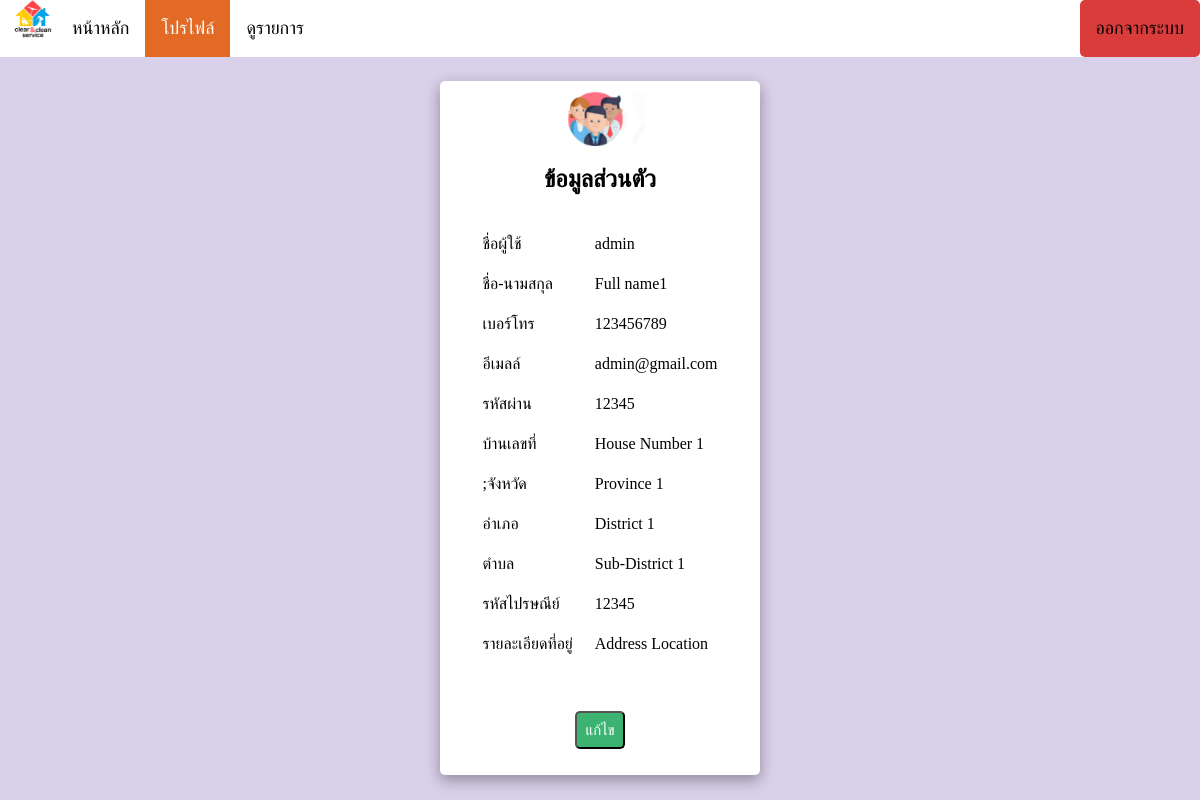
The app's page /Profile.php (signed in) with its own data.
### tables this page shows
CREATE TABLE `users` (
  `username` varchar(20) NOT NULL,
  `fullname` varchar(40) NOT NULL,
  `tel` varchar(10) NOT NULL,
  `email` varchar(40) NOT NULL,
  `pw` varchar(20) NOT NULL,
  `nbhome` varchar(20) NOT NULL,
  `province` varchar(20) NOT NULL,
  `district` varchar(20) NOT NULL,
  `subdistrict` varchar(20) NOT NULL,
  `post` int(5) NOT NULL,
  `addressLocation` varchar(100) NOT NULL
);

### Profile.php (the view, shortened to what this page needs)
<?php
$objConnect = mysqli_connect("localhost","root","")or die("Can't connect to database");
mysqli_query($objConnect, "SET NAMES utf8");
$strSQL = "SELECT * FROM users WHERE username = '".$_SESSION['username']."' ";
$objQuery = mysqli_query($objConnect, $strSQL);
$objResult = mysqli_fetch_array($objQuery);
?>
<html>
    <head>
        <link rel="stylesheet" href="css/styles-Data.css">
    </head>
    <body>
        <div class="navbar">
            <img src="pic/poto.png" width="4%" style="float: left; padding-left: 8">
            <a href="index.php">หน้าหลัก</a>
            <a class="active" href="Profile.php">โปรไฟล์</a>
            <a href="History.php">ดูรายการ</a>
            <a class="buttonExit" href="logout.php" style="float: right;">ออกจากระบบ</a>
        </div>
        <div class="frame">
            <form method="get" action="ProfileEdit.php">
                <img src="pic/user.jpg" class="imgLogo">
                <h2>ข้อมูลส่วนตัว</h2>
                <table>
                    <tr>
                        <td>ชื่อผู้ใช้</td>
                        <td><?php echo $objResult["username"];?></td>
                    </tr>
                    <tr>
                        <td>ชื่อ-นามสกุล</td>
                        <td><?php echo $objResult["fullname"];?></td>
                    </tr>
                    <tr>
                        <td>เบอร์โทร</td>
                        <td><?php echo $objResult["tel"];?></td>
                    </tr>
                    <tr>
                        <td>อีเมลล์</td>
                        <td><?php echo $objResult["email"];?></td>
                    </tr>
                    <tr>
                        <td>รหัสผ่าน</td>
                        <td><?php echo $objResult["pw"];?></td>
                    </tr>
                    <tr>
                        <td>บ้านเลขที่</td>
                        <td><?php echo $objResult["nbhome"];?></td>
                    </tr>
                    <tr>
                        <td>;จังหวัด</td>
                        <td><?php echo $objResult["province"];?></td>
                    </tr>
                    <tr>
                        <td>อำเภอ</td>
                        <td><?php echo $objResult["district"];?></td>
                    </tr>
                    <tr>
                        <td>ตำบล</td>
                        <td><?php echo $objResult["subdistrict"];?></td>
                    </tr>
                    <tr>
                        <td>รหัสไปรษณีย์</td>
                        <td><?php echo $objResult["post"];?></td>
                    </tr>
                    <tr>
                        <td>รายละเอียดที่อยู่</td>
                        <td><?php echo $objResult["addressLocation"];?></td>
                    </tr>
                </table>
                <br><br>
                <button class="buttonConfirm" type="submit">แก้ไข</button>
            </form>
        </div>
    </body>
</html>

### css/styles-Data.css (style rules this page uses)
html, body { background-color: rgb(217, 208, 233); margin: 0; padding: 0; }
.navbar { background-color: white; overflow: hidden; }
.navbar a { float: left; color: black; text-align: center; padding: 18px 16px; text-decoration: none; font-size: 18px; }
.navbar a.active { background-color: #e26a25; color: rgb(255, 255, 255); }
.frame { background-color: white; padding: 10 10; text-align: center; margin-top: 2%; border-radius: 5px; width: 25%; margin-left: auto; margin-right: auto; box-shadow: rgba(0, 0, 0, 0.35) 0px 5px 15px; }
.imgLogo { width: 30%; }
table, tr, td { margin-left: auto; margin-right: auto; padding: 10 10; }
.buttonExit { background-color: rgb(218, 59, 59); color: white; padding: 8 8; text-decoration: none; border-radius: 5px; }
.buttonConfirm { background-color: mediumseagreen; color: white; font-size: 15; padding: 8 8; text-decoration: none; border-radius: 5px; }

### records on screen
users: username "admin", fullname "Full name1", tel "123456789", email "admin@gmail.com", pw "12345", nbhome "House Number 1", province "Province 1", district "District 1", subdistrict "Sub-District 1", post "12345", addressLocation "Address Location"
